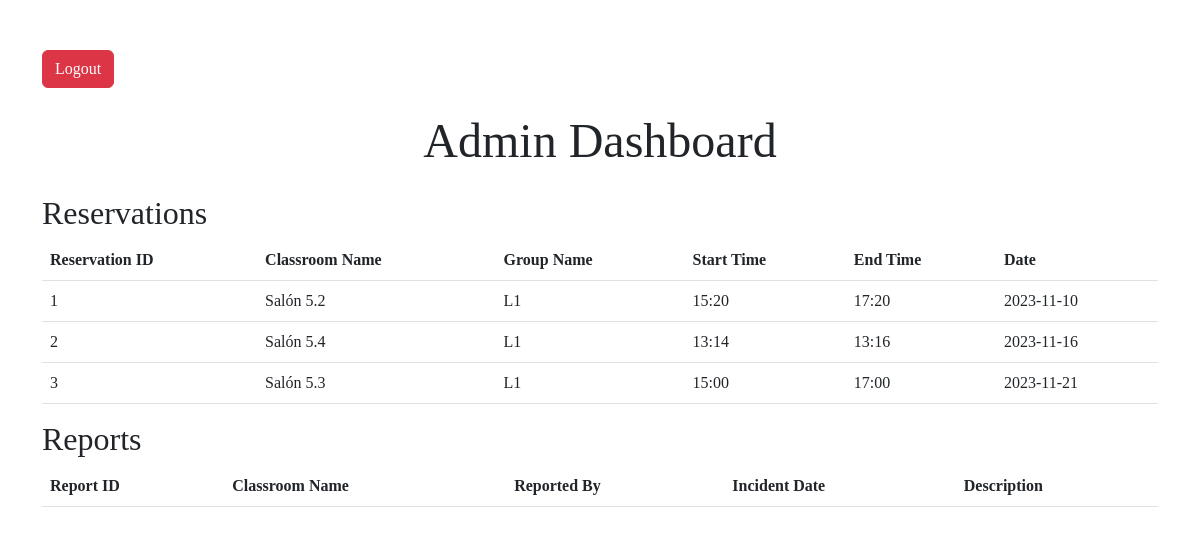
Before: /admin_dashboard (signed in) with the older database file.
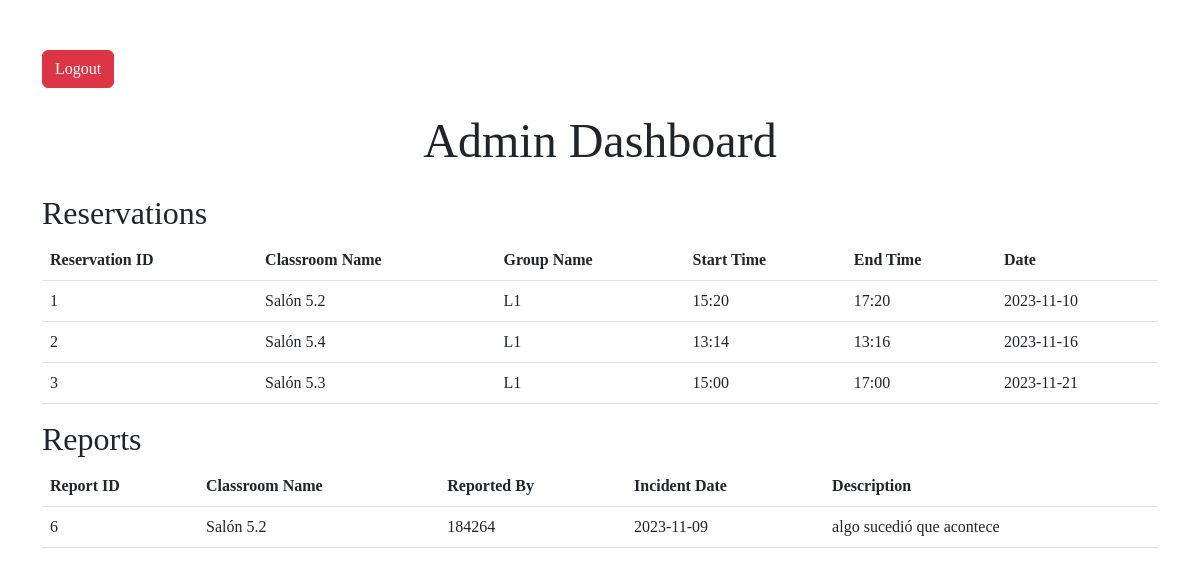
After: the same page with the newer database file.
### tables this page shows
CREATE TABLE reservations (
    ReservationID INTEGER PRIMARY KEY AUTOINCREMENT,
    ClassroomID INTEGER NOT NULL,
    GroupID INTEGER NOT NULL,
    StartTime TEXT NOT NULL,
    EndTime TEXT NOT NULL,
    Date TEXT NOT NULL,
    FOREIGN KEY(ClassroomID) REFERENCES classrooms(ClassroomID),
    FOREIGN KEY(GroupID) REFERENCES groups(GroupID)
);

CREATE TABLE classrooms (
    ClassroomID INTEGER PRIMARY KEY AUTOINCREMENT,
    ClassroomNumber TEXT NOT NULL
);

CREATE TABLE groups (
    GroupID INTEGER PRIMARY KEY AUTOINCREMENT,
    GroupName TEXT NOT NULL,
    DegreeID INTEGER NOT NULL,
    Period TEXT NOT NULL,
    FOREIGN KEY(DegreeID) REFERENCES degrees(DegreeID)
);

CREATE TABLE incident_reports (
    IncidentReportID INTEGER PRIMARY KEY AUTOINCREMENT,
    ClassroomID INTEGER NOT NULL,
    ReportedBy TEXT NOT NULL,
    IncidentDate TEXT NOT NULL,
    Description TEXT NOT NULL,
    FOREIGN KEY(ClassroomID) REFERENCES classrooms(ClassroomID)
);

### app.py (the view)
@app.route('/admin_dashboard')
def admin_dashboard():
    if 'admin_id' not in session:
        flash('Please log in to access the admin dashboard.', 'warning')
        return redirect(url_for('admin_login'))
    conn = get_db_connection()
    reservations = conn.execute('''
        SELECT r.*, g.GroupName, c.ClassroomNumber
        FROM reservations r
        JOIN groups g ON r.GroupID = g.GroupID
        JOIN classrooms c ON r.ClassroomID = c.ClassroomID
    ''').fetchall()
    reports = conn.execute('''
        SELECT ir.*, c.ClassroomNumber, s.FullName as ReportedBy
        FROM incident_reports ir
        JOIN classrooms c ON ir.ClassroomID = c.ClassroomID
        JOIN students s ON ir.ReportedBy = s.StudentID
    ''').fetchall()
    conn.close()
    return render_template('admin_dashboard.html', reservations=reservations, reports=reports)

### app.py (called while the page is built, shortened)
@app.before_request
def before_request():
    session.modified = True

def get_db_connection():
    conn = sqlite3.connect('university_schedule.db')
    conn.row_factory = sqlite3.Row
    return conn

### templates/admin_dashboard.html (shortened to what this page needs)
<!DOCTYPE html>
<html lang="en">
<head>
    <link href="https://cdn.jsdelivr.net/npm/bootstrap@5.2.3/dist/css/bootstrap.min.css" rel="stylesheet">
    <link rel="stylesheet" type="text/css" href="{{ url_for('static', filename='css/style.css') }}">
</head>
<body>
    <div class="container">
        <a href="{{ url_for('logout') }}" class="btn btn-danger">Logout</a>
        <h1 class="my-4">Admin Dashboard</h1>
        <section>
            <h2>Reservations</h2>
            <table class="table">
                <thead>
                    <tr>
                        <th>Reservation ID</th>
                        <th>Classroom Name</th>
                        <th>Group Name</th>
                        <th>Start Time</th>
                        <th>End Time</th>
                        <th>Date</th>
                    </tr>
                </thead>
                <tbody>
                    {% for reservation in reservations %}
                        <tr>
                            <td>{{ reservation.ReservationID }}</td>
                            <td>{{ reservation.ClassroomNumber }}</td>
                            <td>{{ reservation.GroupName }}</td>
                            <td>{{ reservation.StartTime }}</td>
                            <td>{{ reservation.EndTime }}</td>
                            <td>{{ reservation.Date }}</td>
                        </tr>
                    {% endfor %}
                </tbody>
            </table>
        </section>
        <section>
            <h2>Reports</h2>
            <table class="table">
                <thead>
                    <tr>
                        <th>Report ID</th>
                        <th>Classroom Name</th>
                        <th>Reported By</th>
                        <th>Incident Date</th>
                        <th>Description</th>
                    </tr>
                </thead>
                <tbody>
                    {% for report in reports %}
                        <tr>
                            <td>{{ report.IncidentReportID }}</td>
                            <td>{{ report.ClassroomNumber }}</td>
                            <td>{{ report.ReportedBy }}</td>
                            <td>{{ report.IncidentDate }}</td>
                            <td>{{ report.Description }}</td>
                        </tr>
                    {% endfor %}
                </tbody>
            </table>
        </section>
    </div>
</body>
</html>

### static/css/style.css (style rules this page uses)
.container { padding-top: 50px; }
h1 { font-size: 3em; text-align: center; margin-top: 20px; margin-bottom: 0.5em; }
* { font-family: Baskerville, serif; }

Changed rows visible on the page:
added incident_reports: IncidentReportID "6", ClassroomNumber "Salón 5.2", ReportedBy "184264", IncidentDate "2023-11-09", Description "algo sucedió que acontece"
